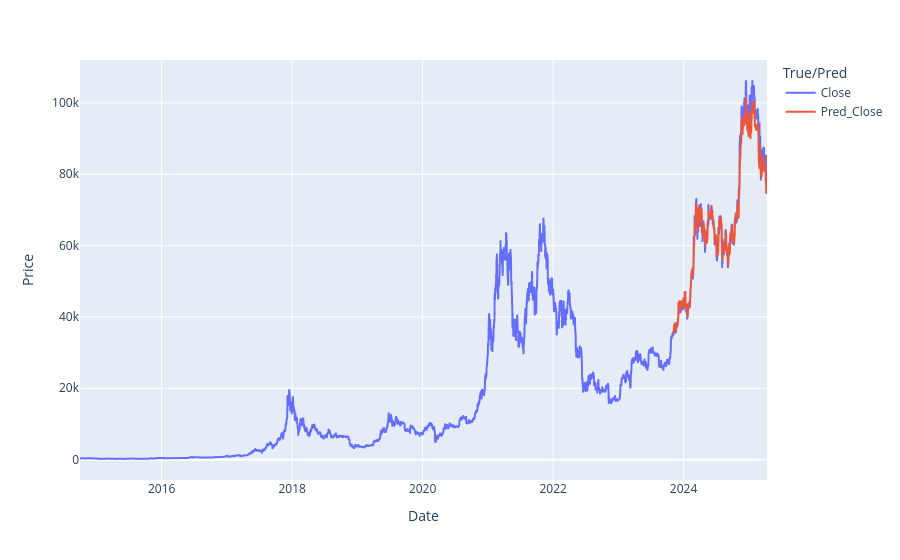

Notebook cell for this chart:
### Code cell
fig = px.line(plot_result, x="Date", y="Price", color="True/Pred")
fig.show(config={"scrollZoom": True})

### Figure 1 — Plotly figure (JSON) as saved in the notebook; plotly's stock layout.template omitted (floating-point values rounded to 4 significant figures; data arrays with more than 128 entries replaced by an {"elided": "..."} marker saying what was removed)
{"data": [{"hovertemplate": "True/Pred=Close<br>Date=%{x}<br>Price=%{y}<extra></extra>", "legendgroup": "Close", "line": {"color": "#636efa", "dash": "solid"}, "marker": {"symbol": "circle"}, "mode": "lines", "name": "Close", "showlegend": true, "type": "scattergl", "x": {"elided": "3847 str values"}, "xaxis": "x", "y": {"elided": "3847 float values"}, "yaxis": "y"}, {"hovertemplate": "True/Pred=Pred_Close<br>Date=%{x}<br>Price=%{y}<extra></extra>", "legendgroup": "Pred_Close", "line": {"color": "#EF553B", "dash": "solid"}, "marker": {"symbol": "circle"}, "mode": "lines", "name": "Pred_Close", "showlegend": true, "type": "scattergl", "x": {"elided": "3847 str values"}, "xaxis": "x", "y": {"elided": "3847 float values"}, "yaxis": "y"}], "layout": {"legend": {"title": {"text": "True/Pred"}, "tracegroupgap": 0}, "margin": {"t": 60}, "xaxis": {"anchor": "y", "domain": [0, 1], "title": {"text": "Date"}}, "yaxis": {"anchor": "x", "domain": [0, 1], "title": {"text": "Price"}}}}
